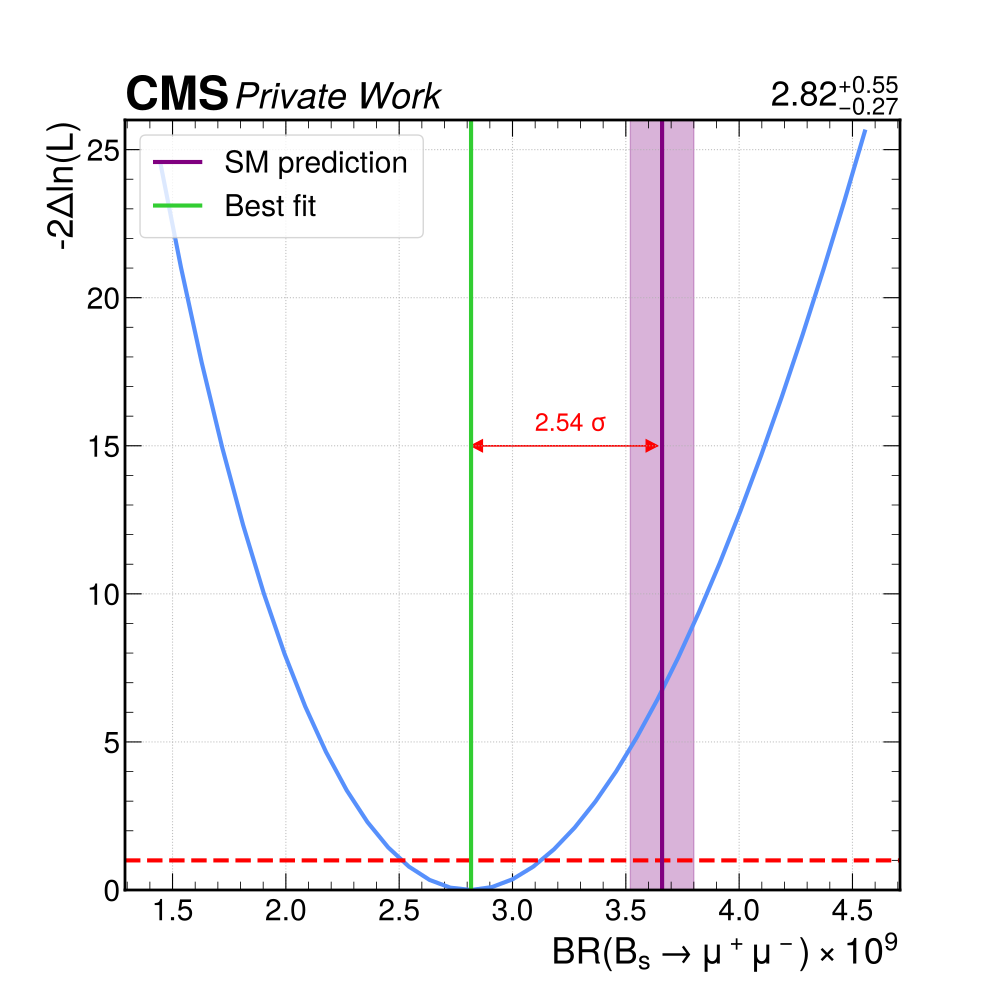

Write Python code to recreate this figure.
#%%
import numpy as np
import matplotlib.pyplot as plt
import mplhep as hep

hep.styles.cms.CMS["lines.linewidth"] = 3

hep.styles.cms.CMS["legend.frameon"] = True
# hep.styles.cms.CMS["figure.autolayout"] = True


hep.style.use("CMS")

x = [
    1.44571e-09, 1.53714e-09, 1.62857e-09, 1.72e-09, 1.81143e-09, 1.90286e-09, 1.99429e-09, 2.08571e-09, 2.17714e-09, 2.26857e-09,
    2.36e-09, 2.45143e-09, 2.54286e-09, 2.63429e-09, 2.72571e-09, 2.81714e-09, 2.90857e-09, 3e-09, 3.09143e-09, 3.18286e-09,
    3.27429e-09, 3.36571e-09, 3.45714e-09, 3.54857e-09, 3.64e-09, 3.73143e-09, 3.82286e-09, 3.91429e-09, 4.00571e-09, 4.09714e-09,
    4.18857e-09, 4.28e-09, 4.37143e-09, 4.46286e-09, 4.55429e-09
]

NLL = [
    24.5725, 21.0262, 17.8138, 14.9176, 12.3217, 10.0115, 7.97303, 6.1936, 4.66124, 3.36479, 2.29382, 1.43856, 0.789864, 0.339138,
    0.0783152, 0., 0.0964723, 0.361575, 0.788763, 1.37282, 2.10623, 2.98496, 4.00363, 5.15747, 6.44186, 7.8525, 9.38522, 11.0361,
    12.8015, 14.6777, 16.6614, 18.7494, 20.9385, 23.2258, 25.6084
]

# Convert lists to numpy arrays
x = np.array(x)
NLL = np.array(NLL)

fig,ax=plt.subplots()

ax.plot(x*1e9,NLL)
ax.axhline(1, color='red', linestyle='--')
ax.grid()
ax.set_ylim(0,26)
ax.set_xlabel("$BR( B_{s} \\to \mu^+ \mu^-) \\times 10^{9}$")
ax.set_ylabel("-2$\Delta$ln(L)")

argmin=np.argmin(NLL)
best_fit=x[argmin]*1e9


sm=3.66
dsm=0.14
ax.axvline(sm, color='purple',label='SM prediction')
ax.axvspan(sm-dsm,sm+dsm, color='purple', alpha=0.3)

ax.axvline(best_fit, color='limegreen',label='Best fit')


upper_idx=np.argmin(np.abs(NLL[NLL>2.8]-1))
lower_idx=np.argmin(np.abs(NLL[NLL<2.8]-1))
upper_lim=x[NLL>2.8][upper_idx]*1e9-best_fit
lower_lim=x[NLL<2.8][lower_idx]*1e9-best_fit

SM_idx=np.argmin(np.abs(x-3.66e-09))
SM_x=x[SM_idx]*1e9
NLL_SM=NLL[SM_idx]

#find the number of signa using chi square cum function
from scipy.stats import chi2,norm
p_value=1-chi2.cdf(NLL_SM,df=1)
sigma = norm.ppf(1 - p_value/2)


arr_len=SM_x-best_fit
plt.arrow(best_fit, 15, arr_len, 0.0, color='red',
          head_length = 0.05, head_width = 0.4,
          length_includes_head = True)

plt.arrow(SM_x, 15, -arr_len, 0.0, color='red',
          head_length = 0.05, head_width = 0.4,
          length_includes_head = True)

ax.text(best_fit+arr_len/2-0.13, 15.5, f"{sigma:.2f} $\sigma$", color='red', fontsize=18)


ax.legend()

hep.cms.text("Private Work",ax=ax)
hep.cms.lumitext(f"${best_fit:.2f}^{{+{upper_lim:.2f}}}_{{{lower_lim:.2f}}}$",ax=ax)

fig.savefig("nll_plot.pdf")
fig.savefig("nll_plot.png")

#%%
